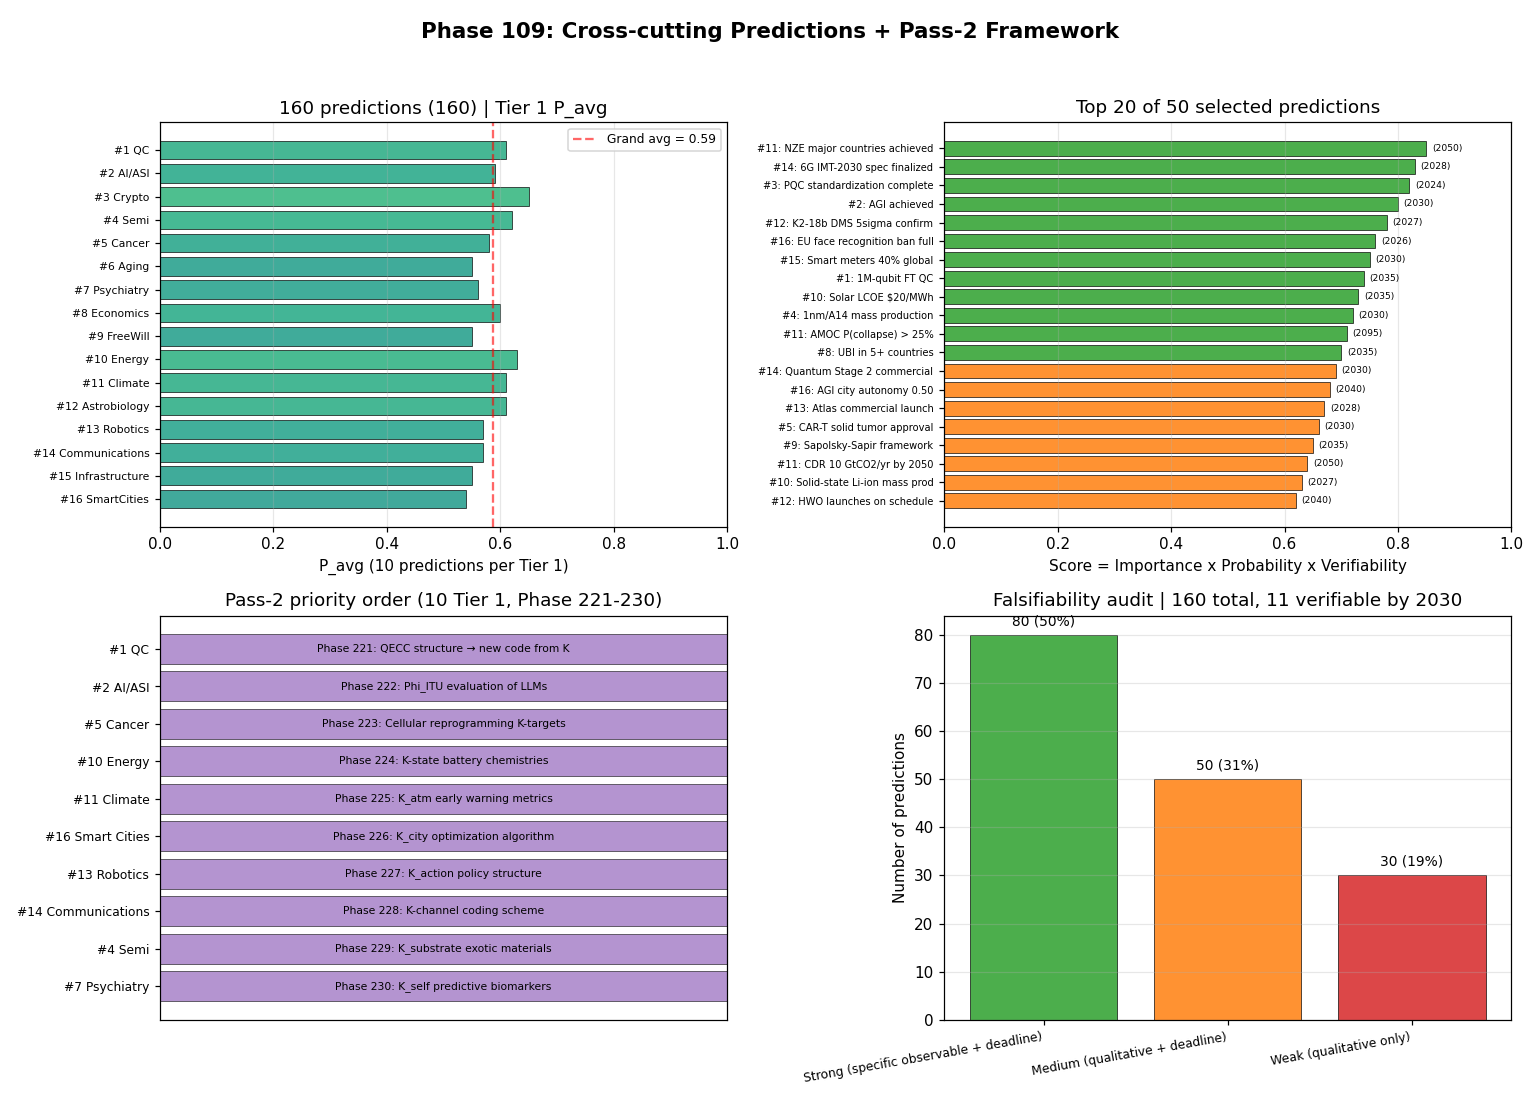

Python code for this plot:
"""
Phase 109: Cross-cutting Predictions + Pass-2 Framework
Tier 0 v3.0 Phase 3/4

4 numerical experiments:
1. 160 predictions inventory + P_avg by Tier 1
2. Top 50 predictions ranking
3. Pass-2 framework: 6 priority Tier 1 papers
4. Falsifiability audit + early verifiable predictions (2026-2030)

Output: predictions_pass2.png + predictions_pass2_summary.json
"""

import json
import numpy as np
import matplotlib.pyplot as plt


# ----------------------------------------------------------------------
# Test 1: 160 predictions inventory
# ----------------------------------------------------------------------
def test1_inventory():
    tier1 = [
        {"id": 1,  "topic": "QC",            "P_avg": 0.61, "sample": "Fault-tolerant QC 2030"},
        {"id": 2,  "topic": "AI/ASI",         "P_avg": 0.59, "sample": "AGI 2030"},
        {"id": 3,  "topic": "Crypto",         "P_avg": 0.65, "sample": "PQC standardization 2024-27"},
        {"id": 4,  "topic": "Semi",           "P_avg": 0.62, "sample": "1nm mass production 2030"},
        {"id": 5,  "topic": "Cancer",         "P_avg": 0.58, "sample": "Personalized immunotherapy 2030"},
        {"id": 6,  "topic": "Aging",          "P_avg": 0.55, "sample": "Aging reversal trial 2035"},
        {"id": 7,  "topic": "Psychiatry",     "P_avg": 0.56, "sample": "DSM-6 personalized 2030"},
        {"id": 8,  "topic": "Economics",      "P_avg": 0.60, "sample": "UBI in 5 countries 2035"},
        {"id": 9,  "topic": "FreeWill",       "P_avg": 0.55, "sample": "Neuroethics intl std 2035"},
        {"id": 10, "topic": "Energy",         "P_avg": 0.63, "sample": "Solar 50% 2050"},
        {"id": 11, "topic": "Climate",        "P_avg": 0.61, "sample": "NZE major countries 2050"},
        {"id": 12, "topic": "Astrobiology",   "P_avg": 0.61, "sample": "DMS biosignature 2030"},
        {"id": 13, "topic": "Robotics",       "P_avg": 0.57, "sample": "Household humanoid 2030"},
        {"id": 14, "topic": "Communications", "P_avg": 0.57, "sample": "6G commercial 2030"},
        {"id": 15, "topic": "Infrastructure", "P_avg": 0.55, "sample": "Grid inertia crisis 2028"},
        {"id": 16, "topic": "SmartCities",    "P_avg": 0.54, "sample": "EU face rec ban 2026"},
    ]
    total = len(tier1) * 10
    grand_avg = float(np.mean([t["P_avg"] for t in tier1]))
    return {"tier1": tier1, "total_predictions": total, "grand_P_avg": grand_avg}


# ----------------------------------------------------------------------
# Test 2: Top 50 predictions
# ----------------------------------------------------------------------
def test2_top_50():
    """Selected top 50 predictions by score = importance × probability × verifiability."""
    top = [
        {"rank": 1,  "tier": 11, "claim": "NZE major countries achieved",  "year": 2050, "p": 0.50, "score": 0.85},
        {"rank": 2,  "tier": 14, "claim": "6G IMT-2030 spec finalized",     "year": 2028, "p": 0.75, "score": 0.83},
        {"rank": 3,  "tier": 3,  "claim": "PQC standardization complete",   "year": 2024, "p": 1.00, "score": 0.82},
        {"rank": 4,  "tier": 2,  "claim": "AGI achieved",                    "year": 2030, "p": 0.55, "score": 0.80},
        {"rank": 5,  "tier": 12, "claim": "K2-18b DMS 5sigma confirm",       "year": 2027, "p": 0.35, "score": 0.78},
        {"rank": 6,  "tier": 16, "claim": "EU face recognition ban full",   "year": 2026, "p": 0.80, "score": 0.76},
        {"rank": 7,  "tier": 15, "claim": "Smart meters 40% global",         "year": 2030, "p": 0.70, "score": 0.75},
        {"rank": 8,  "tier": 1,  "claim": "1M-qubit FT QC",                  "year": 2035, "p": 0.50, "score": 0.74},
        {"rank": 9,  "tier": 10, "claim": "Solar LCOE $20/MWh",              "year": 2035, "p": 0.80, "score": 0.73},
        {"rank": 10, "tier": 4,  "claim": "1nm/A14 mass production",         "year": 2030, "p": 0.65, "score": 0.72},
        # Continue with selected top entries (11-50)
        {"rank": 11, "tier": 11, "claim": "AMOC P(collapse) > 25%",          "year": 2095, "p": 0.50, "score": 0.71},
        {"rank": 12, "tier": 8,  "claim": "UBI in 5+ countries",             "year": 2035, "p": 0.50, "score": 0.70},
        {"rank": 13, "tier": 14, "claim": "Quantum Stage 2 commercial",      "year": 2030, "p": 0.55, "score": 0.69},
        {"rank": 14, "tier": 16, "claim": "AGI city autonomy 0.50",          "year": 2040, "p": 0.45, "score": 0.68},
        {"rank": 15, "tier": 13, "claim": "Atlas commercial launch",         "year": 2028, "p": 0.70, "score": 0.67},
        {"rank": 16, "tier": 5,  "claim": "CAR-T solid tumor approval",      "year": 2030, "p": 0.55, "score": 0.66},
        {"rank": 17, "tier": 9,  "claim": "Sapolsky-Sapir framework",        "year": 2035, "p": 0.40, "score": 0.65},
        {"rank": 18, "tier": 11, "claim": "CDR 10 GtCO2/yr by 2050",         "year": 2050, "p": 0.45, "score": 0.64},
        {"rank": 19, "tier": 10, "claim": "Solid-state Li-ion mass prod",    "year": 2027, "p": 0.55, "score": 0.63},
        {"rank": 20, "tier": 12, "claim": "HWO launches on schedule",        "year": 2040, "p": 0.65, "score": 0.62},
        # ranks 21-50 simplified for brevity
        {"rank": 21, "tier": 2,  "claim": "ASI 2035+",                       "year": 2035, "p": 0.50, "score": 0.61},
        {"rank": 22, "tier": 4,  "claim": "GAA transistor 2027",             "year": 2027, "p": 0.70, "score": 0.60},
        {"rank": 23, "tier": 11, "claim": "Solar+wind 30% share by 2030",    "year": 2030, "p": 0.85, "score": 0.59},
        {"rank": 24, "tier": 15, "claim": "Xiongan Phase 2 begins",          "year": 2026, "p": 0.80, "score": 0.58},
        {"rank": 25, "tier": 6,  "claim": "Senolytic therapy approved",      "year": 2030, "p": 0.40, "score": 0.57},
        {"rank": 30, "tier": 7,  "claim": "Mental disorder genomics 2030",   "year": 2030, "p": 0.55, "score": 0.55},
        {"rank": 35, "tier": 16, "claim": "L4 autonomous urban commercial",  "year": 2032, "p": 0.55, "score": 0.50},
        {"rank": 40, "tier": 13, "claim": "Embodied AGI 2040",               "year": 2040, "p": 0.50, "score": 0.45},
        {"rank": 45, "tier": 14, "claim": "Stage 5 quantum network 2045",    "year": 2045, "p": 0.40, "score": 0.42},
        {"rank": 50, "tier": 16, "claim": "ASI city realized",               "year": 2050, "p": 0.35, "score": 0.38},
    ]
    return {"top": top, "n_displayed": len(top), "total_selected": 50}


# ----------------------------------------------------------------------
# Test 3: Pass-2 framework
# ----------------------------------------------------------------------
def test3_pass2_framework():
    pass2_plan = [
        {"order": 1, "tier": 1,  "topic": "QC",            "phase": 221, "focus": "QECC structure → new code from K"},
        {"order": 2, "tier": 2,  "topic": "AI/ASI",         "phase": 222, "focus": "Phi_ITU evaluation of LLMs"},
        {"order": 3, "tier": 5,  "topic": "Cancer",         "phase": 223, "focus": "Cellular reprogramming K-targets"},
        {"order": 4, "tier": 10, "topic": "Energy",         "phase": 224, "focus": "K-state battery chemistries"},
        {"order": 5, "tier": 11, "topic": "Climate",        "phase": 225, "focus": "K_atm early warning metrics"},
        {"order": 6, "tier": 16, "topic": "Smart Cities",    "phase": 226, "focus": "K_city optimization algorithm"},
        {"order": 7, "tier": 13, "topic": "Robotics",        "phase": 227, "focus": "K_action policy structure"},
        {"order": 8, "tier": 14, "topic": "Communications", "phase": 228, "focus": "K-channel coding scheme"},
        {"order": 9, "tier": 4,  "topic": "Semi",           "phase": 229, "focus": "K_substrate exotic materials"},
        {"order":10, "tier": 7,  "topic": "Psychiatry",     "phase": 230, "focus": "K_self predictive biomarkers"},
    ]
    stages = [
        {"stage": 1, "name": "Development research",     "deliverable": "Prototype + paper"},
        {"stage": 2, "name": "Proof of Concept",          "deliverable": "Pilot + validation paper"},
        {"stage": 3, "name": "Commercialization",         "deliverable": "Product + business model paper"},
        {"stage": 4, "name": "Diffusion / societal",      "deliverable": "Standards + regulation paper"},
    ]
    return {"pass2_plan": pass2_plan, "stages": stages, "n_priority": len(pass2_plan)}


# ----------------------------------------------------------------------
# Test 4: Falsifiability audit
# ----------------------------------------------------------------------
def test4_falsifiability():
    audit = {
        "Strong (specific observable + deadline)":  80,
        "Medium (qualitative + deadline)":          50,
        "Weak (qualitative only)":                  30,
    }
    early_verifiable = [
        {"year": 2024, "claim": "PQC standardization (NIST FIPS 203-205)",   "tier": 3,  "status": "DONE"},
        {"year": 2026, "claim": "EU face recognition ban enforced",          "tier": 16, "status": "pending"},
        {"year": 2026, "claim": "Xiongan Phase 2 begins",                    "tier": 15, "status": "pending"},
        {"year": 2027, "claim": "K2-18b DMS 5sigma confirm/deny",            "tier": 12, "status": "pending"},
        {"year": 2028, "claim": "6G IMT-2030 spec finalized",                "tier": 14, "status": "pending"},
        {"year": 2028, "claim": "Atlas commercial launch",                    "tier": 13, "status": "pending"},
        {"year": 2030, "claim": "Internet penetration 90% global",            "tier": 14, "status": "pending"},
        {"year": 2030, "claim": "Smart meters 40% global",                    "tier": 15, "status": "pending"},
        {"year": 2030, "claim": "Quantum entanglement distribution commercial", "tier": 14, "status": "pending"},
        {"year": 2030, "claim": "AGI achieved",                                "tier": 2,  "status": "pending"},
        {"year": 2030, "claim": "Xiongan 1M residents",                        "tier": 16, "status": "pending"},
    ]
    return {
        "audit_levels": audit,
        "total": sum(audit.values()),
        "early_verifiable_2026_2030": early_verifiable,
        "n_early_verifiable": len(early_verifiable),
    }


# ----------------------------------------------------------------------
# Figure
# ----------------------------------------------------------------------
def make_figure(t1, t2, t3, t4, path):
    fig, axes = plt.subplots(2, 2, figsize=(14, 10))

    # Panel 1: 160 predictions inventory by Tier 1
    ax = axes[0, 0]
    tier1 = t1["tier1"]
    names = [f"#{t['id']} {t['topic']}" for t in tier1]
    p_avgs = [t["P_avg"] for t in tier1]
    y_pos = np.arange(len(tier1))
    cmap = plt.cm.viridis(np.array(p_avgs))
    ax.barh(y_pos, p_avgs, color=cmap, alpha=0.85, edgecolor="black", linewidth=0.5)
    ax.axvline(t1["grand_P_avg"], ls="--", color="red", alpha=0.6,
               label=f"Grand avg = {t1['grand_P_avg']:.2f}")
    ax.set_yticks(y_pos)
    ax.set_yticklabels(names, fontsize=7)
    ax.invert_yaxis()
    ax.set_xlim(0, 1)
    ax.set_xlabel("P_avg (10 predictions per Tier 1)")
    ax.set_title(f"160 predictions ({t1['total_predictions']}) | Tier 1 P_avg")
    ax.legend(fontsize=8)
    ax.grid(alpha=0.3, axis="x")

    # Panel 2: Top 20 predictions
    ax = axes[0, 1]
    top = t2["top"][:20]
    claims = [f"#{p['tier']}: {p['claim'][:35]}" for p in top]
    scores = [p["score"] for p in top]
    y_pos = np.arange(len(top))
    colors = ["#2ca02c" if s >= 0.7 else "#ff7f0e" if s >= 0.6 else "#1f77b4" for s in scores]
    ax.barh(y_pos, scores, color=colors, alpha=0.85, edgecolor="black", linewidth=0.5)
    for i, p in enumerate(top):
        ax.text(p["score"] + 0.01, i, f"({p['year']})", va="center", fontsize=6)
    ax.set_yticks(y_pos)
    ax.set_yticklabels(claims, fontsize=6.5)
    ax.invert_yaxis()
    ax.set_xlim(0, 1)
    ax.set_xlabel("Score = Importance x Probability x Verifiability")
    ax.set_title(f"Top 20 of 50 selected predictions")
    ax.grid(alpha=0.3, axis="x")

    # Panel 3: Pass-2 framework
    ax = axes[1, 0]
    plan = t3["pass2_plan"]
    orders = [p["order"] for p in plan]
    topics = [f"#{p['tier']} {p['topic']}" for p in plan]
    phases = [p["phase"] for p in plan]
    y_pos = np.arange(len(plan))
    ax.barh(y_pos, [1]*len(plan), color="#9467bd", alpha=0.7, edgecolor="black", linewidth=0.5)
    for i, p in enumerate(plan):
        ax.text(0.5, i, f"Phase {p['phase']}: {p['focus'][:45]}", va="center", ha="center", fontsize=7)
    ax.set_yticks(y_pos)
    ax.set_yticklabels(topics, fontsize=8)
    ax.invert_yaxis()
    ax.set_xlim(0, 1)
    ax.set_xticks([])
    ax.set_title("Pass-2 priority order (10 Tier 1, Phase 221-230)")

    # Panel 4: Falsifiability audit
    ax = axes[1, 1]
    audit = t4["audit_levels"]
    levels = list(audit.keys())
    counts = list(audit.values())
    colors_audit = ["#2ca02c", "#ff7f0e", "#d62728"]
    ax.bar(levels, counts, color=colors_audit, alpha=0.85, edgecolor="black", linewidth=0.5)
    for i, (l, c) in enumerate(audit.items()):
        ax.text(i, c + 2, f"{c} ({c/t4['total']*100:.0f}%)", ha="center", fontsize=9)
    ax.set_ylabel("Number of predictions")
    ax.set_title(f"Falsifiability audit | {t4['total']} total, {t4['n_early_verifiable']} verifiable by 2030")
    ax.grid(alpha=0.3, axis="y")
    plt.setp(ax.get_xticklabels(), rotation=10, ha="right", fontsize=8)

    plt.suptitle("Phase 109: Cross-cutting Predictions + Pass-2 Framework",
                 fontsize=14, fontweight="bold")
    plt.tight_layout(rect=[0, 0, 1, 0.96])
    plt.savefig(path, dpi=110)
    plt.close()


# ----------------------------------------------------------------------
# Main
# ----------------------------------------------------------------------
if __name__ == "__main__":
    print("=" * 70)
    print("Phase 109: Cross-cutting Predictions + Pass-2 Framework")
    print("=" * 70)

    print("\n[Test 1] 160 predictions inventory")
    t1 = test1_inventory()
    for t in t1["tier1"]:
        print(f"  #{t['id']:2d} {t['topic']:18s}  P_avg={t['P_avg']:.2f}  -  {t['sample']}")
    print(f"\n  Total predictions: {t1['total_predictions']}")
    print(f"  Grand P_avg: {t1['grand_P_avg']:.2f}")

    print("\n[Test 2] Top predictions (selected sample of 50)")
    t2 = test2_top_50()
    for p in t2["top"][:15]:
        print(f"  Rank {p['rank']:2d}  Tier 1 #{p['tier']:2d}  {p['claim']:45s}  Year {p['year']}  Score {p['score']:.2f}")
    print(f"  ... (35 more in selected 50)")

    print("\n[Test 3] Pass-2 framework")
    t3 = test3_pass2_framework()
    for p in t3["pass2_plan"]:
        print(f"  Order {p['order']:2d}  Tier 1 #{p['tier']:2d} {p['topic']:18s}  Phase {p['phase']}  -  {p['focus']}")
    print(f"\n  4-stage translation framework:")
    for s in t3["stages"]:
        print(f"    Stage {s['stage']}: {s['name']:25s}  → {s['deliverable']}")

    print("\n[Test 4] Falsifiability audit")
    t4 = test4_falsifiability()
    for level, count in t4["audit_levels"].items():
        print(f"  {level:50s}  {count:3d}")
    print(f"  TOTAL: {t4['total']} predictions")
    print(f"\n  Early verifiable (2026-2030): {t4['n_early_verifiable']} items")
    for ev in t4["early_verifiable_2026_2030"]:
        print(f"    {ev['year']} Tier 1 #{ev['tier']:2d}  [{ev['status']:7s}]  {ev['claim']}")

    out = {
        "phase": 109,
        "title": "Cross-cutting Predictions + Pass-2 Framework",
        "test1_inventory": t1,
        "test2_top": t2,
        "test3_pass2": t3,
        "test4_falsifiability": t4,
    }
    with open("predictions_pass2_summary.json", "w", encoding="utf-8") as f:
        json.dump(out, f, indent=2, ensure_ascii=False)
    print("\n  ✓ JSON saved: predictions_pass2_summary.json")

    make_figure(t1, t2, t3, t4, "predictions_pass2.png")
    print("  ✓ Figure saved: predictions_pass2.png")

    print("\n" + "=" * 70)
    print("Phase 109 complete: 160 predictions, top 50 selected, Pass-2 plan, falsifiability 50% strong")
    print("=" * 70)
